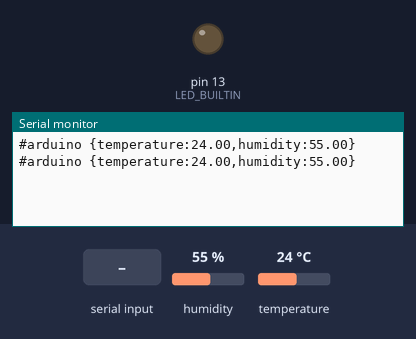
This sketch was run on a simulated Arduino Uno, built with avr-gcc and run on an emulated ATmega328P. Parts: output pins drawn as LEDs (lit = HIGH), the last lines printed to the serial monitor. The inputs (shaded band) are chosen by the test bench; at power-on: humidity 55 %, temperature 24 °C. EEPROM starts erased.

Above: at 1.2 s.
1.3 s: "N90\n" received over Serial
At 5.0 s:
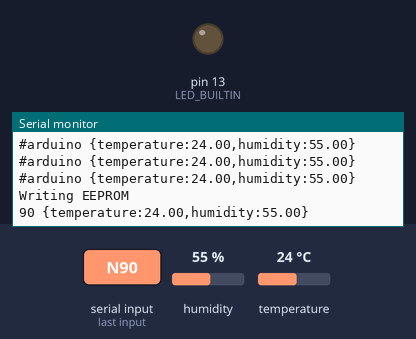
5.4 s: "N,45\n" received over Serial
At 9.1 s:
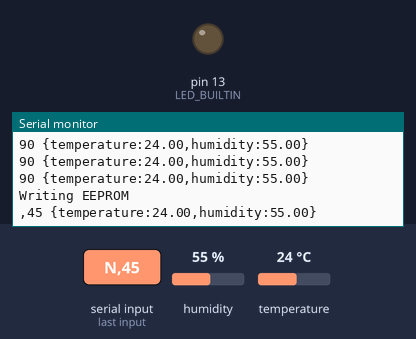
9.5 s: "T90\n" received over Serial
At 13.2 s:
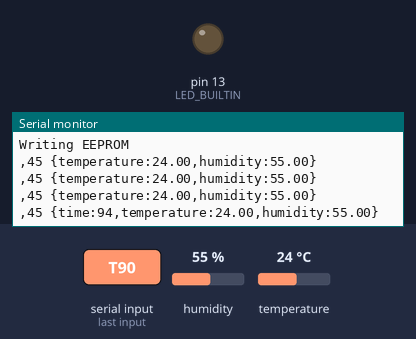
Timing chart, 0 to 14.7 s (numbered marks = the images above; inputs shaded):
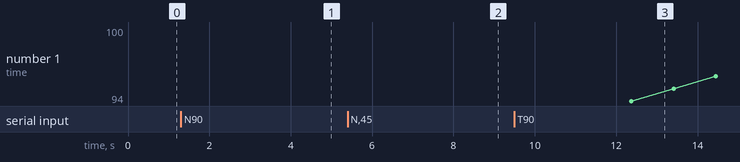

Measured:
- after the input at 1.3 s, the serial monitor: prints a new line after 1.8 s (image 1)
- after the input at 5.4 s, the serial monitor: prints a new line after 2.9 s (image 2)
- after the input at 9.5 s, the serial monitor: prints a new line after 2.9 s (image 3)

The sketch:

sht31.ino
```cpp
// (licence header left out)
#include <Arduino.h>
#include <Wire.h>
#include "Adafruit_SHT31.h"
#include <EEPROM.h>

char sID[20] = "#arduino";

Adafruit_SHT31 sht31 = Adafruit_SHT31();

String input;
volatile unsigned long count = 0;

bool sht31_found = false;
float temperature = 0;
float humidity = 0;


void init_sht31() {

    sht31_found = sht31.begin(0x44);
    if(!sht31_found) {
      Serial.println("No SHT31 sensor found");
    }
}

void read_eeprom() {
    // if not virgin EEPROM
    if(EEPROM.read(0x00) != 0xff) {
        Serial.println(F("Reading EEPROM"));
        for (int addr = 0; addr < sizeof(sID); addr++) {
            sID[addr] = EEPROM.read(addr);
            if(sID[addr] == '\0') break;
        }
    }
}

void update_eeprom() {
    Serial.println(F("Writing EEPROM"));
    for (int addr = 0; addr < sizeof(sID); addr++) {
      EEPROM.update(addr, sID[addr]);
      // don't reprogram more than we must!
      if(sID[addr] == '\0') break;
    }
}

void setup() {
    Serial.begin(9600);
    while(!Serial) { }
    pinMode(LED_BUILTIN, OUTPUT);
    digitalWrite(LED_BUILTIN, LOW);

    read_eeprom();
    init_sht31();
}

void output_field_seperator() {
  Serial.print(F(","));
}

void loop() {

    Serial.print(sID);

    bool append = false;

    ////////////////// serial outputs///////////////
    Serial.print(F(" {"));

    if(count > 0) {
      Serial.print(F("time:"));
      Serial.print(++count);
      append = true;
    }

    if(sht31_found) {

      temperature = sht31.readTemperature();
      humidity = sht31.readHumidity();

      if(append) output_field_seperator();

      Serial.print(F("temperature:"));
      if(isnan(temperature)) { Serial.print(F("NaN")); }
      else { Serial.print(temperature); }

      output_field_seperator();

      Serial.print(F("humidity:"));
      if(isnan(humidity)) { Serial.print(F("NaN")); }
      else { Serial.print(humidity); }
      append = true;

    }

    Serial.println(F("}"));

    ///////////////////// serial inputs ////////////
    if(Serial.available() > 0) {
      input = Serial.readString();
      input.trim();
      if(input[0] == 'N') {
        input.substring(1).toCharArray(sID, sizeof(sID));
        update_eeprom();
      }
      if(input[0] == 'T') {
        count = input.substring(1).toInt()+3;
      }
    }

    delay(998);
}
```
